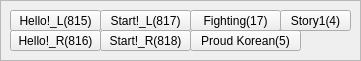
  <widget class="QFrame" name="frame_11">
   <property name="geometry">
    <rect>
     <x>30</x>
     <y>650</y>
     <width>361</width>
     <height>61</height>
    </rect>
   </property>
   <property name="frameShape">
    <enum>QFrame::StyledPanel</enum>
   </property>
   <property name="frameShadow">
    <enum>QFrame::Raised</enum>
   </property>
   <widget class="QPushButton" name="BTN_815_HELLOL">
    <property name="geometry">
     <rect>
      <x>10</x>
      <y>10</y>
      <width>91</width>
      <height>21</height>
     </rect>
    </property>
    <property name="text">
     <string>Hello!_L(815)</string>
    </property>
   </widget>
   <widget class="QPushButton" name="BTN_815_HELLOR">
    <property name="geometry">
     <rect>
      <x>10</x>
      <y>30</y>
      <width>91</width>
      <height>21</height>
     </rect>
    </property>
    <property name="text">
     <string>Hello!_R(816)</string>
    </property>
   </widget>
   <widget class="QPushButton" name="BTN_815_STARTR">
    <property name="geometry">
     <rect>
      <x>100</x>
      <y>30</y>
      <width>91</width>
      <height>21</height>
     </rect>
    </property>
    <property name="text">
     <string>Start!_R(818)</string>
    </property>
   </widget>
   <widget class="QPushButton" name="BTN_815_STARTL">
    <property name="geometry">
     <rect>
      <x>100</x>
      <y>10</y>
      <width>91</width>
      <height>21</height>
     </rect>
    </property>
    <property name="text">
     <string>Start!_L(817)</string>
    </property>
   </widget>
   <widget class="QPushButton" name="BTN_815_FIGHTING">
    <property name="geometry">
     <rect>
      <x>190</x>
      <y>10</y>
      <width>91</width>
      <height>21</height>
     </rect>
    </property>
    <property name="text">
     <string>Fighting(17)</string>
    </property>
   </widget>
   <widget class="QPushButton" name="BTN_815_PROUDKOREA">
    <property name="geometry">
     <rect>
      <x>190</x>
      <y>30</y>
      <width>111</width>
      <height>21</height>
     </rect>
    </property>
    <property name="text">
     <string>Proud Korean(5)</string>
    </property>
   </widget>
   <widget class="QPushButton" name="BTN_815_STORY1">
    <property name="geometry">
     <rect>
      <x>280</x>
      <y>10</y>
      <width>71</width>
      <height>21</height>
     </rect>
    </property>
    <property name="text">
     <string>Story1(4)</string>
    </property>
   </widget>
  </widget>
